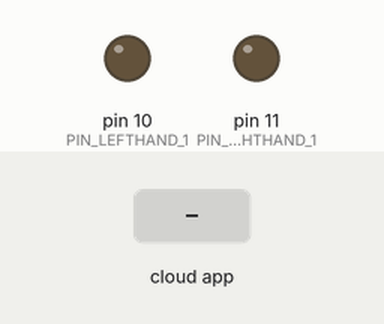
The sketch below on a simulated Arduino Uno, built with avr-gcc and run on an emulated ATmega328P. Shown: output pins drawn as LEDs (lit = HIGH). The test bench sets the inputs (shaded band). The RemoteXY app is connected.

Above: at 1.2 s.
1.3 s: the phone or cloud app sets lefthand_1 to 1
At 1.8 s:
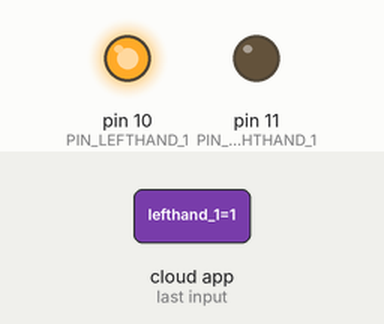
2.8 s: the phone or cloud app sets righthand_1 to 1
At 4.0 s:
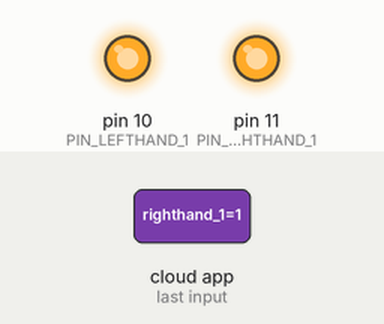
4.3 s: the phone or cloud app sets lefthand_1 to 0
At 5.3 s:
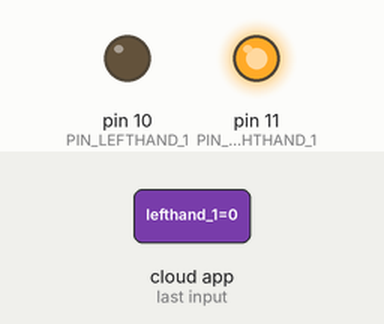
5.8 s: the phone or cloud app sets righthand_1 to 0
At 6.5 s:
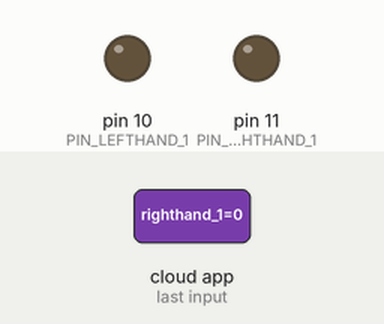
Timing chart, 0 to 8.3 s (numbered marks = the images above; inputs shaded):
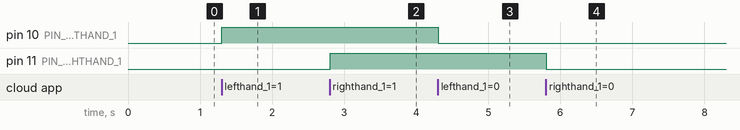

The sketch:

project.ino
```cpp
// (licence header left out)
//////////////////////////////////////////////
//        RemoteXY include library          //
//////////////////////////////////////////////

// RemoteXY select connection mode and include library
#define REMOTEXY_MODE__SOFTSERIAL
#include <SoftwareSerial.h>

#include <RemoteXY.h>

// RemoteXY connection settings
#define REMOTEXY_SERIAL_RX 2
#define REMOTEXY_SERIAL_TX 3
#define REMOTEXY_SERIAL_SPEED 9600


// RemoteXY configurate
#pragma pack(push, 1)
uint8_t RemoteXY_CONF[] =
  { 255,11,0,0,0,81,0,15,31,1,
  1,0,3,47,12,12,2,31,0,1,
  0,48,46,12,12,2,31,0,10,48,
  3,4,12,12,4,26,31,79,78,0,
  31,79,70,70,0,5,0,4,26,17,
  17,2,26,31,5,0,42,26,17,17,
  2,26,31,5,0,22,74,18,18,2,
  26,31,4,160,7,63,48,7,2,26,
  4,176,17,5,29,7,2,26 };

// this structure defines all the variables and events of your control interface
struct {

    // input variables
  uint8_t lefthand_1; // =1 if button pressed, else =0
  uint8_t righthand_1; // =1 if button pressed, else =0
  uint8_t pushSwitch_1; // =1 if state is ON, else =0
  int8_t leftshoulderelbow_1_x; // =-100..100 x-coordinate joystick position
  int8_t leftshoulderelbow_1_y; // =-100..100 y-coordinate joystick position
  int8_t righthoulderelbow_1_x; // =-100..100 x-coordinate joystick position
  int8_t righthoulderelbow_1_y; // =-100..100 y-coordinate joystick position
  int8_t direction_1_x; // =-100..100 x-coordinate joystick position
  int8_t direction_1_y; // =-100..100 y-coordinate joystick position
  int8_t torso_1; // =-100..100 slider position
  int8_t head_1; // =-100..100 slider position

    // other variable
  uint8_t connect_flag;  // =1 if wire connected, else =0

} RemoteXY;
#pragma pack(pop)

/////////////////////////////////////////////
//           END RemoteXY include          //
/////////////////////////////////////////////

#define PIN_LEFTHAND_1 10
#define PIN_RIGHTHAND_1 11


void setup()
{
  RemoteXY_Init ();

  pinMode (PIN_LEFTHAND_1, OUTPUT);
  pinMode (PIN_RIGHTHAND_1, OUTPUT);

  // TODO you setup code

}

void loop()
{
  RemoteXY_Handler ();

  digitalWrite(PIN_LEFTHAND_1, (RemoteXY.lefthand_1==0)?LOW:HIGH);
  digitalWrite(PIN_RIGHTHAND_1, (RemoteXY.righthand_1==0)?LOW:HIGH);

  // TODO you loop code
  // use the RemoteXY structure for data transfer
  // do not call delay()


}
```

Measured:
- after the input at 1.3 s, pin 10 (PIN_LEFTHAND_1): LOW → HIGH at once
- after the input at 2.8 s, pin 11 (PIN_RIGHTHAND_1): LOW → HIGH at once
- after the input at 4.3 s, pin 10 (PIN_LEFTHAND_1): HIGH → LOW at once
- after the input at 5.8 s, pin 11 (PIN_RIGHTHAND_1): HIGH → LOW at once
